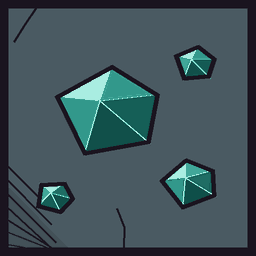
#> input picture art/ore-looks/faces/Adamantite.png, 256 x 256 px; its folder holds only this picture in this run
$ python -i draw_faces.py   (imports and definitions only)
#> lines starting #> are read from the running program, lines starting #| are printed output that depends on the picture
### art/ore-looks/core.py
"""Shared helpers for the ore theme boards: noise, isometric cubes, layout."""
import math
import numpy as np
from PIL import Image, ImageDraw, ImageFont, ImageFilter

N = 320  # face texture size
SS = 2  # supersampling
LIGHT = np.array([-0.55, -0.83])
LIGHT = LIGHT / np.linalg.norm(LIGHT)

FONT_DIR = "/System/Library/Fonts/"


# [6 lines left out: function font, not called in this run]


def hexrgb(h):
    h = h.lstrip("#")
    return np.array([int(h[i : i + 2], 16) / 255 for i in (0, 2, 4)])


def to255(c):
    c = np.clip(np.asarray(c), 0, 1)
    return tuple(int(round(x * 255)) for x in c)


def lerp(a, b, t):
    return a + (b - a) * t


# [28 lines left out: functions pal_at, value_noise, fbm, not called in this run]


def ridged(n, base, octaves, rng):
    return 1 - np.abs(fbm(n, base, octaves, rng) * 2 - 1)


def grid(n=N):
    y, x = np.mgrid[0:n, 0:n] / n
    return x, y


# [22 lines left out: functions emboss, voronoi, not called in this run]


# ---------- texture drawing (PIL, texture space) ----------
class Tex:
    """An RGB face texture plus an emissive layer, drawable with PIL."""

    # [9 lines left out: function __init__, not called in this run]

    def P(self, pts):
        return [(float(x) * self.n, float(y) * self.n) for x, y in pts]

    # [39 lines left out: functions poly, line, ellipse, facets, sparkle, not called in this run]

    def arrays(self):
        return np.asarray(self.img, float) / 255, np.asarray(self.em, float) / 255


# [95 lines left out: functions blob, chiselled, cube_vectors, sample, draw_cube, cube_outline and 1 more, not called in this run]


RARITY = {
    "Common": "A3A8B0",
    "Uncommon": "6BCB5E",
    "Rare": "4AA3FF",
    "Epic": "B26BFF",
    "Legendary": "FFB23F",
    "Mythic": "FF5C8A",
    "Celestial": "E7D3FF",
}


# [20 lines left out: functions chip, wrap, not called in this run]

### art/ore-looks/draw_faces.py
"""Draws the Storybook Ink face images the game puts on every open block face.

Run from the repo root:  python3 art/ore-looks/draw_faces.py
It rewrites art/ore-looks/faces/*.png (for uploading, if ever needed) and
src/client/OreDrawings/*.txt (what the game decodes). Every ore also gets a pieces image: just
its ore pieces on a clear background (art/ore-looks/pieces, src/client/OrePieces), which the game
raises a little off the face. Ores that glow (Gold and up) get a glow image too: the same pieces
with a neon filling and a soft halo (art/ore-looks/glow, src/client/OreGlow). The game shows it
self-lit over the raised pieces, so the glow comes from the ore and not the rock. Needs numpy
and Pillow.

Each face is drawn at 512 px, scaled to 256 px, reduced to a small palette and stored as
run-length rows (the same tape layout as BreakerDrawings in the Starfall opening).
"""
import base64
import colorsys
import json
import math
import struct
import sys
import numpy as np
from PIL import Image, ImageDraw, ImageFilter
from core import Tex, pal_at, hexrgb, LIGHT, to255, blob
from shapes import SHAPES, glowcol
from new_shapes import NEW_SHAPES

INK = hexrgb("1A141F")
DRAW = 512
SIZE = 256
COLORS = 32
KEY = (255, 0, 255)  # background of a glow image while drawing; becomes transparent
RANK = {"Common": 1, "Uncommon": 2, "Rare": 3, "Epic": 4, "Legendary": 5, "Mythic": 6, "Celestial": 7}


class Style:
    """Flat cel colour with a shadow rim, a highlight and a thick ink outline."""

    w = 0.018

    def ow(self, t, edge=True):
        return max(2, int((self.w if edge else self.w * 0.6) * t.n))

    # [10 lines left out: function dome, not called in this run]

    def flat(self, t, pts, col, edge=True, glow=None):
        t.poly(pts, col, glow=glow)
        t.d.polygon(t.P(pts), outline=to255(INK), width=self.ow(t, edge))

    # [5 lines left out: function wire, not called in this run]

    def spark(self, t, c, r, ore):
        if RANK[ore["rarity"]] >= 3:
            t.sparkle(c, r * 1.2, fill="FFFFFF", outline=to255(INK), width=4)

    # [5 lines left out: function crack, not called in this run]

    def etch(self, t, pts, col, ore):
        t.line(pts, INK, 0.005)


STYLE = Style()


class GlowStyle(Style):
    """For glow images: cracks stay in the rock, so only the ore pieces glow and stand out."""

    def crack(self, t, pts, ore):
        pass


GLOW_STYLE = GlowStyle()


# [53 lines left out: functions malachite, nugget, chunks, crumbs, not called in this run]


def dirt(t, ore, rng, style):
    """Plain dirt: flat colour with little dark specks, no stones or lines."""
    crumbs(t, hexrgb(ore["host"]), rng, 46)


# [22 lines left out: functions stone, hexes, not called in this run]


DRAWN = {"hex": hexes, "chunks": chunks, "dirt": dirt, "stone": stone, "malachite": malachite, "nugget": nugget}
# [1 line not run here, left out]

# Warm, ore-coloured rock like the Storybook Ink concept (Copper sits in cool grey-green rock so it
# stands apart from Dirt and Gold). Stone is drawn light and neutral:
# the game tints it with the stone grade's colour.
FACES = [
    dict(name="Dirt", rarity="Common", host="9A6440", shape="dirt", pal=["5E544B", "8E8174", "BEB2A2", "ECE4D8"], plain=True),
    dict(name="Stone", rarity="Common", host="E6E7EA", shape="stone", pal=["8C8E96", "B4B6BD", "D8D9DE", "FFFFFF"], variants=3),
    dict(name="Coal", rarity="Common", host="A3A6B0", shape="lumps", pal=["15161C", "2C2E37", "4C4F5A", "A9ADB8"]),
    dict(name="Copper", rarity="Uncommon", host="7D8C89", shape="malachite", pal=["5A1E10", "B5502E", "EA8862", "FFDCCB"], extra=["0B4A33", "1F7A52", "3FAE74", "8FE3AE"]),
    dict(name="Iron", rarity="Uncommon", host="A79F96", shape="chunks", pal=["39414D", "6C7A8C", "AFBCCB", "F2F6FA"]),
    dict(name="Gold", rarity="Rare", host="98784A", shape="nugget", pal=["7A3F02", "D8921A", "FFD45A", "FFF7D6"], glow="FFD27A"),
    dict(name="Diamond", rarity="Epic", host="7898A8", shape="octa", pal=["3A86A6", "8DE2F2", "D6FCFF", "FFFFFF"], glow="9FF3FF"),
    dict(name="Emerald", rarity="Legendary", host="5F8B70", shape="hex", pal=["0D5434", "238553", "4CCE72", "C0FFB8"], glow="7DFF95"),
    dict(name="Amethyst", rarity="Mythic", host="806894", shape="geode", pal=["43206F", "7943B4", "B37BE8", "F4DDFF"], glow="C98CFF", matrix="5D4A70"),
    dict(name="Sapphire", rarity="Mythic", host="6176A6", shape="barrel", pal=["16287A", "3050B0", "6A9DFF", "D6E5FF"], glow="7FA8FF"),
    dict(name="Emberglass", rarity="Mythic", host="7E5866", shape="shards", pal=["1E1219", "492F47", "BD5266", "FFC0A0"], glow="FF7A6B"),
    dict(name="Starfall", rarity="Celestial", host="6C5E98", shape="star", pal=["5A3FA0", "9577D4", "DDB4FF", "FFF7EC"], glow="EBCBFF"),
    # Ores added in the region expansion.
    dict(name="Pyrite", rarity="Common", host="8F8774", shape="cubes", pal=["5E4A1A", "A88A3A", "DCC06A", "FFF3C2"]),
    dict(name="Quartz", rarity="Common", host="7E8796", shape="points", pal=["9AA3B0", "C9D0D9", "EEF2F6", "FFFFFF"]),
    dict(name="Sunstone", rarity="Epic", host="A8805A", shape="sunburst", pal=["7A2E0A", "D2601E", "FF9A48", "FFE2B0"], glow="FFB066", extra=["FFD27A"]),
    dict(name="Garnet", rarity="Uncommon", host="8C6F72", shape="dodeca", pal=["4A0A16", "8E1A2C", "D23A4E", "FFB0B8"]),
    dict(name="Silver", rarity="Uncommon", host="7F848C", shape="beads", pal=["4A525E", "8E98A6", "CDD5DF", "FFFFFF"]),
    dict(name="Opal", rarity="Rare", host="7E8F94", shape="opal", pal=["5E7C86", "A6D6D8", "E2F6F2", "FFFFFF"], glow="B8FFF4"),
    dict(name="Selenite", rarity="Rare", host="A39C8C", shape="blades", pal=["8E8676", "C9C2AE", "EEE9D8", "FFFFFF"]),
    dict(name="Jade", rarity="Rare", host="6E8270", shape="pebbles", pal=["1E5A3A", "3A8A5C", "7CC08E", "D8F2DC"]),
    dict(name="Platinum", rarity="Epic", host="8A8F98", shape="plates", pal=["5A6170", "9EA6B4", "D8DEE8", "FFFFFF"]),
    dict(name="Lumenite", rarity="Legendary", host="4E6A5E", shape="glowcaps", pal=["0E6A54", "22B08C", "7DFFD6", "E0FFF6"], glow="7DFFD6"),
    dict(name="Obsidian", rarity="Rare", host="6E6878", shape="flakes", pal=["0C0812", "241C30", "4C4060", "C8C0E0"]),
    dict(name="Ruby", rarity="Epic", host="7E5A66", shape="cushion", pal=["5A0618", "A8102E", "F0405E", "FFC0CC"], glow="FF5C7A"),
    dict(name="Mithril", rarity="Epic", host="6E7E8E", shape="lattice", pal=["3E5A72", "7AA6C6", "C6E4F6", "FFFFFF"]),
    dict(name="Brimstone", rarity="Uncommon", host="8A6A4A", shape="crust", pal=["8A6A08", "D0A818", "FFE04A", "FFF8C2"]),
    dict(name="Aquamarine", rarity="Legendary", host="6A8A96", shape="columns", pal=["1E6A80", "4CB0CC", "9CEAF8", "EAFDFF"], glow="8FEFFF"),
    dict(name="Meteorite", rarity="Epic", host="5E5A62", shape="pitted", pal=["2E2A2E", "5E5862", "9E98A2", "E6E2E8"]),
    dict(name="Moonstone", rarity="Legendary", host="5E6A86", shape="cabochon", pal=["7A8AB0", "B8C6E8", "E6EEFF", "FFFFFF"], glow="DDE8FF", extra=["9CC8FF"]),
    dict(name="Adamantite", rarity="Legendary", host="4A5A62", shape="prism", pal=["0A3A36", "1E7A70", "4CC6B4", "C8FFF4"]),
    dict(name="Resonite", rarity="Mythic", host="4E5E7E", shape="rings", pal=["2A4A8A", "5A8ACE", "A6CCFF", "EAF4FF"], glow="9CCBFF"),
    dict(name="Voidshard", rarity="Mythic", host="3E3654", shape="void", pal=["0A0614", "2A1650", "6A3CC4", "D6C2FF"], glow="B07CFF"),
]


# [37 lines left out: function draw, not called in this run]


def clear_image(rgb, alpha):
    rgba = (np.dstack([rgb, alpha]) * 255).round().astype(np.uint8)
    out = Image.fromarray(rgba).convert("RGBa").resize((SIZE, SIZE), Image.LANCZOS)
    return out.convert("RGBA")


def piece_mask(img):
    a = np.asarray(img).astype(int)
    return a, ~((a[..., 0] == KEY[0]) & (a[..., 1] == KEY[1]) & (a[..., 2] == KEY[2]))


def pieces_layer(img):
    """Keep only the ore pieces, in their drawn colours, and clear the rest."""
    a, piece = piece_mask(img)
    out = clear_image(a / 255, piece.astype(float))
    out.info["glints"] = glint_spots(a, piece)
    return out


# [68 lines left out: functions glint_spots, glow_layer, tape, not called in this run]


# [47 lines not run here, left out]

>>> import cv2
>>> picture = cv2.imread('faces/Adamantite.png', cv2.IMREAD_GRAYSCALE)
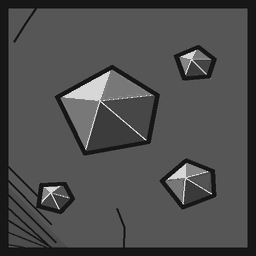
#> picture: shape (256, 256); min 14, max 215, mean 76.8
>>> result = pieces_layer(picture)
#> in piece_mask, `a = np.asarray(img).astype(int)`:
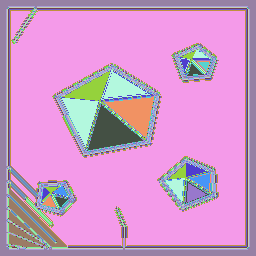
#> a: shape (256, 256) int64; 25 distinct labels, from 14 to 215; one colour per label, 0 black
#> (the run stopped early here; a loop or call above may not have finished)

$ run again, on art/ore-looks/faces/Brimstone.png
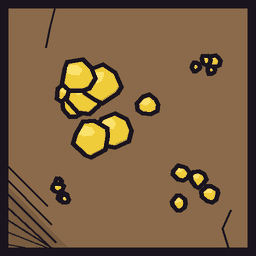
#> input picture art/ore-looks/faces/Brimstone.png, 256 x 256 px
#> `picture = cv2.imread('faces/Adamantite.png', cv2.IMREAD_GRAYSCALE)`:
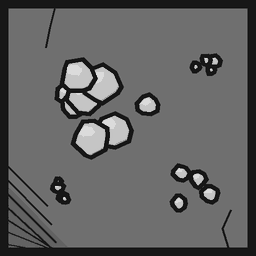
#> picture: shape (256, 256); min 11, max 219, mean 97.8
#> in piece_mask, `a = np.asarray(img).astype(int)`:
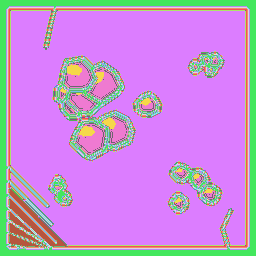
#> a: shape (256, 256) int64; 23 distinct labels, from 11 to 219; one colour per label, 0 black
